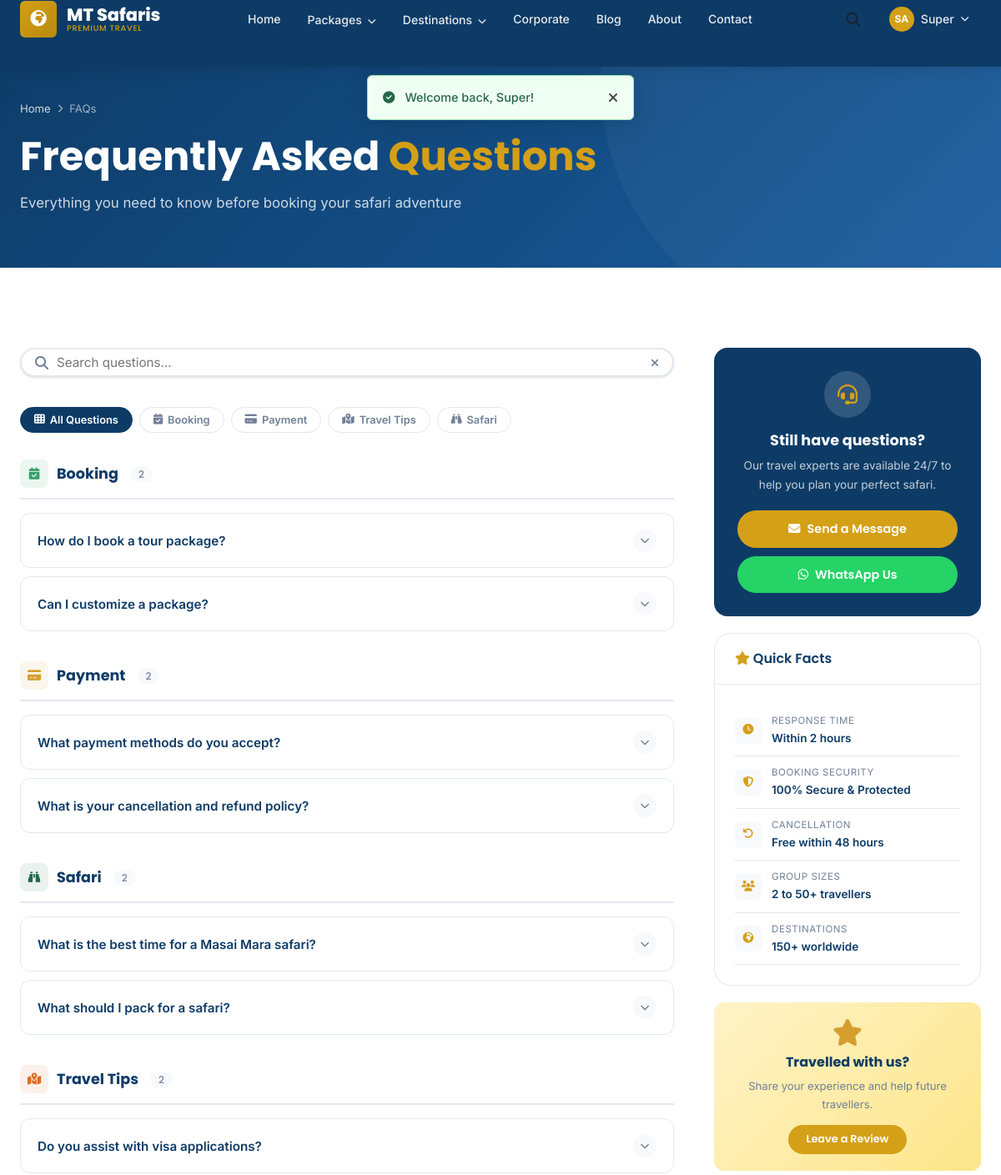
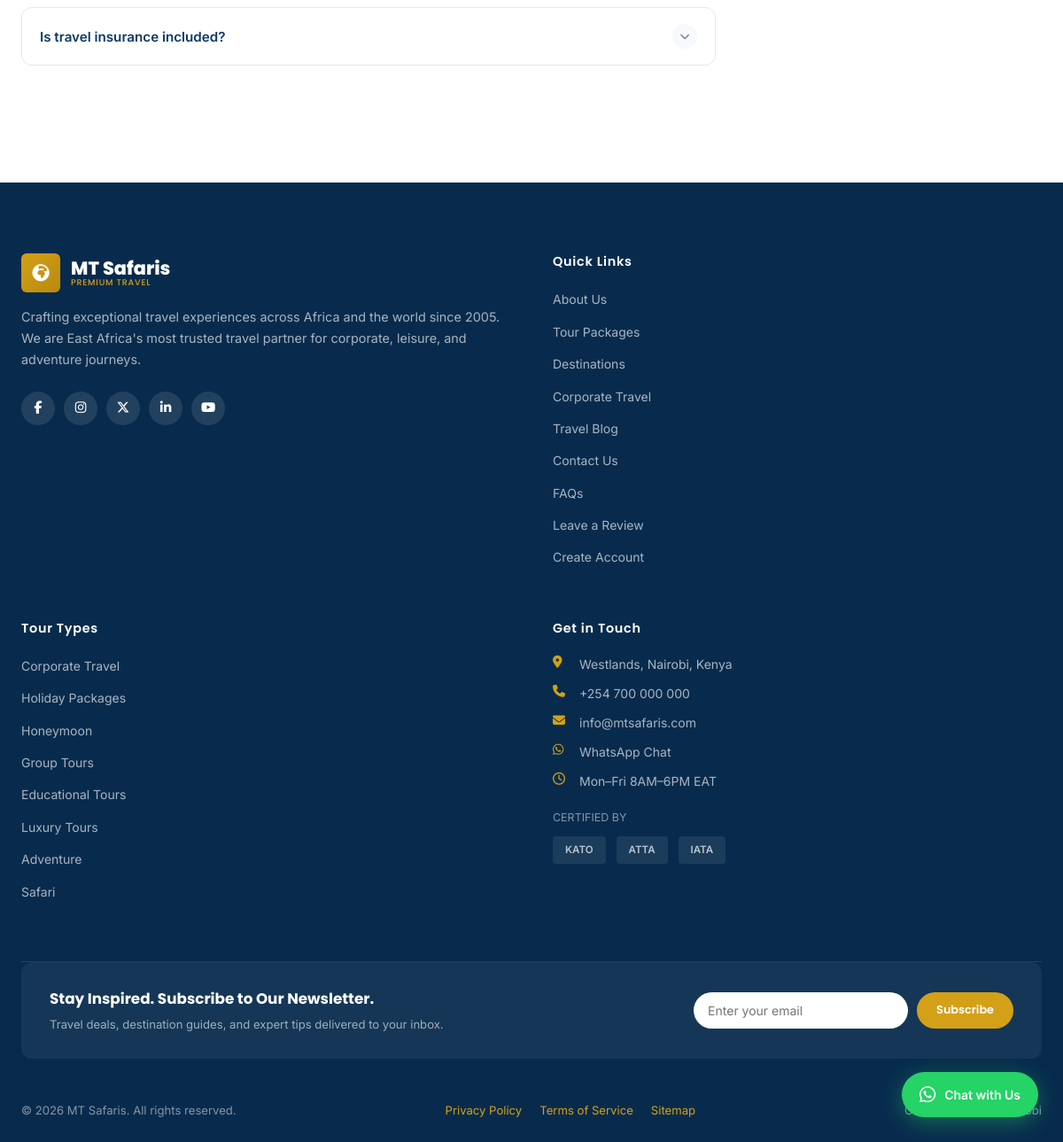
/faq.php (signed in), run on the app's committed database (2 pictures, top to bottom).
### tables this page shows
CREATE TABLE `users` (
  `id`              INT UNSIGNED AUTO_INCREMENT PRIMARY KEY,
  `uuid`            CHAR(36) NOT NULL UNIQUE DEFAULT (UUID()),
  `first_name`      VARCHAR(100) NOT NULL,
  `last_name`       VARCHAR(100) NOT NULL,
  `email`           VARCHAR(191) NOT NULL UNIQUE,
  `phone`           VARCHAR(30),
  `password_hash`   VARCHAR(255) NOT NULL,
  `role`            ENUM('super_admin','travel_manager','booking_officer','content_editor','finance','customer_support','customer') NOT NULL DEFAULT 'customer',
  `status`          ENUM('active','inactive','suspended','pending') NOT NULL DEFAULT 'pending',
  `avatar`          VARCHAR(500),
  `email_verified`  TINYINT(1) NOT NULL DEFAULT 0,
  `email_verify_token` VARCHAR(100),
  `two_fa_enabled`  TINYINT(1) NOT NULL DEFAULT 0,
  `two_fa_secret`   VARCHAR(100),
  `remember_token`  VARCHAR(100),
  `last_login_at`   DATETIME,
  `last_login_ip`   VARCHAR(50),
  `created_at`      DATETIME NOT NULL DEFAULT CURRENT_TIMESTAMP,
  `updated_at`      DATETIME NOT NULL DEFAULT CURRENT_TIMESTAMP ON UPDATE CURRENT_TIMESTAMP,
  INDEX `idx_email`  (`email`),
  INDEX `idx_role`   (`role`),
  INDEX `idx_status` (`status`)
);

CREATE TABLE `faqs` (
  `id`         INT UNSIGNED AUTO_INCREMENT PRIMARY KEY,
  `category`   VARCHAR(80) NOT NULL DEFAULT 'general',
  `question`   VARCHAR(500) NOT NULL,
  `answer`     TEXT NOT NULL,
  `is_active`  TINYINT(1) NOT NULL DEFAULT 1,
  `sort_order` TINYINT UNSIGNED NOT NULL DEFAULT 0
);

CREATE TABLE `categories` (
  `id`         INT UNSIGNED AUTO_INCREMENT PRIMARY KEY,
  `name`       VARCHAR(100) NOT NULL,
  `slug`       VARCHAR(120) NOT NULL UNIQUE,
  `icon`       VARCHAR(100),
  `image`      VARCHAR(500),
  `color`      VARCHAR(20),
  `description` TEXT,
  `is_active`  TINYINT(1) NOT NULL DEFAULT 1,
  `sort_order` TINYINT UNSIGNED NOT NULL DEFAULT 0
);

### faq.php (the view, shortened to what the rows shown need)
<?php
$headerClass     = 'solid';
require_once 'includes/auth.php';
require_once 'includes/functions.php';
$faqs = DB::rows("SELECT * FROM faqs WHERE is_active=1 ORDER BY category, sort_order, id");
$categoryLabels = [
    'general'   => ['General',    'fas fa-info-circle',   '#3182ce'],
    'booking'   => ['Booking',    'fas fa-calendar-check','#38a169'],
    'payment'   => ['Payment',    'fas fa-credit-card',   '#d69e2e'],
    'safety'    => ['Safety',     'fas fa-shield-alt',    '#e53e3e'],
    'visa'      => ['Visa & Docs','fas fa-passport',      '#805ad5'],
    'corporate' => ['Corporate',  'fas fa-briefcase',     '#2b6cb0'],
    'travel'    => ['Travel Tips','fas fa-map-marked-alt','#dd6b20'],
    'safari'    => ['Safari',     'fas fa-binoculars',    '#276749'],
];
$grouped = [];
foreach ($faqs as $faq) {
    $grouped[$faq['category']][] = $faq;
}
require_once 'includes/header.php';
?>
<section class="page-hero">
  <div class="container">
    <div class="page-hero-content">
      <h1>Frequently Asked <span style="color:var(--clr-gold)">Questions</span></h1>
    </div>
  </div>
</section>
<section class="section">
  <div class="container">
    <div style="display:grid;grid-template-columns:1fr 320px;gap:48px;align-items:start">
      <div>
          <?php foreach ($categoryLabels as $key => [$label, $icon, $color]): if (empty($grouped[$key])) continue; ?>
          <?php endforeach; ?>
        <?php foreach ($grouped as $cat => $items):
          [$label, $icon, $color] = $categoryLabels[$cat] ?? [$cat, 'fas fa-question-circle', '#718096'];
        ?>
        <div class="faq-category" data-cat="<?= h($cat) ?>" style="margin-bottom:36px">
          <h3 style="display:flex;align-items:center;gap:10px;color:var(--clr-primary);font-size:1.1rem;margin-bottom:16px;padding-bottom:12px;border-bottom:2px solid var(--clr-border)">
            <span style="width:34px;height:34px;background:<?= $color ?>18;border-radius:8px;display:grid;place-items:center;flex-shrink:0">
              <i class="<?= $icon ?>" style="color:<?= $color ?>;font-size:.9rem"></i>
            </span>
            <?= $label ?>
            <span style="font-size:.75rem;font-weight:500;color:var(--clr-muted);background:var(--clr-light);padding:2px 10px;border-radius:20px;margin-left:4px"><?= count($items) ?></span>
          </h3>
          <?php foreach ($items as $i => $faq): ?>
          <div class="faq-item" data-cat="<?= h($cat) ?>" style="border:1px solid var(--clr-border);border-radius:12px;margin-bottom:10px;overflow:hidden;transition:box-shadow .2s">
            <button class="faq-toggle" onclick="toggleFaq(this)" style="width:100%;text-align:left;background:none;border:none;padding:18px 20px;display:flex;align-items:center;justify-content:space-between;gap:16px;cursor:pointer;font-family:inherit">
              <span style="font-weight:600;color:var(--clr-primary);font-size:.95rem;line-height:1.4"><?= h($faq['question']) ?></span>
              <span class="faq-arrow" style="width:28px;height:28px;background:var(--clr-light);border-radius:50%;display:grid;place-items:center;flex-shrink:0;transition:transform .3s">
                <i class="fas fa-chevron-down" style="font-size:.7rem;color:var(--clr-muted)"></i>
              </span>
            </button>
          </div>
          <?php endforeach; ?>
        </div>
        <?php endforeach; ?>
      </div>
    </div>
  </div>
</section>
<?php require_once 'includes/footer.php'; ?>

### includes/header.php (shortened to what the rows shown need)
<?php
require_once __DIR__ . '/auth.php';
require_once __DIR__ . '/functions.php';
$user        = currentUser();
$categories  = getCategories();
$headerClass = $headerClass ?? 'transparent';
$headerData  = $headerClass === 'transparent' ? 'data-transparent' : '';
$cssV = filemtime(APP_PATH . '/assets/css/style.css');
?>
<!DOCTYPE html>
<html lang="en">
<head>
  <link rel="stylesheet" href="https://cdnjs.cloudflare.com/ajax/libs/font-awesome/6.5.1/css/all.min.css">
  <link rel="stylesheet" href="<?= url('assets/css/style.css') ?>?v=<?= $cssV ?>">
</head>
<body>
<header id="header" class="<?= h($headerClass) ?>" <?= $headerData ?>>
  <div class="container">
    <div class="header-inner">
      <div class="header-actions">
        <?php if ($user): ?>
        <div class="dropdown">
          <a href="#" class="nav-link" style="display:flex;align-items:center;gap:8px">
            <span style="background:var(--clr-gold);color:#fff;width:30px;height:30px;border-radius:50%;display:flex;align-items:center;justify-content:center;font-size:.75rem;font-weight:700">
              <?= strtoupper(substr($user['first_name'], 0, 1) . substr($user['last_name'], 0, 1)) ?>
            </span>
            <?= h($user['first_name']) ?>
            <i class="fas fa-chevron-down" style="font-size:.65rem"></i>
          </a>
        </div>
        <?php else: ?>
        <a href="<?= url('portal/login.php') ?>" class="nav-link">Login</a>
        <a href="<?= url('contact.php#quote') ?>" class="btn btn-gold btn-sm">Get a Quote</a>
        <?php endif; ?>
      </div>
    </div>
  </div>
</header>
<main>

### includes/footer.php (shortened to what the rows shown need)
<?php
$categories  = getCategories();
?>
</main>
<footer class="footer">
  <div class="container">
    <div class="footer-grid">
      <div class="footer-col">
        <ul>
          <?php foreach (array_slice($categories, 0, 8) as $cat): ?>
          <li><a href="<?= url('packages.php?category=' . h($cat['slug'])) ?>"><?= h($cat['name']) ?></a></li>
          <?php endforeach; ?>
        </ul>
      </div>
    </div>
  </div>
</footer>
</body>
</html>

### data on the page
users: first_name+last_name "SA", first_name "Super"
faqs: question "How do I book a tour package?"
faqs: question "Can I customize a package?"
faqs: question "What payment methods do you accept?"
faqs: question "What is your cancellation and refund policy?"
faqs: question "What is the best time for a Masai Mara safari?"
faqs: question "What should I pack for a safari?"
faqs: question "Do you assist with visa applications?"
faqs: question "Is travel insurance included?"
categories: name "Corporate Travel"
categories: name "Holiday Packages"
categories: name "Honeymoon"
categories: name "Group Tours"
categories: name "Educational Tours"
categories: name "Luxury Tours"
categories: name "Adventure"
categories: name "Safari"

### other printed values
$flash['message'] "Welcome back, Super!"
$label "Booking"
$label "Payment"
$label "Travel Tips"
$label "Safari"
count($items) "2"
$label "RESPONSE TIME"
$value "Within 2 hours"
$label "BOOKING SECURITY"
$value "100% Secure & Protected"
$label "CANCELLATION"
$value "Free within 48 hours"
$label "GROUP SIZES"
$value "2 to 50+ travellers"
$label "DESTINATIONS"
